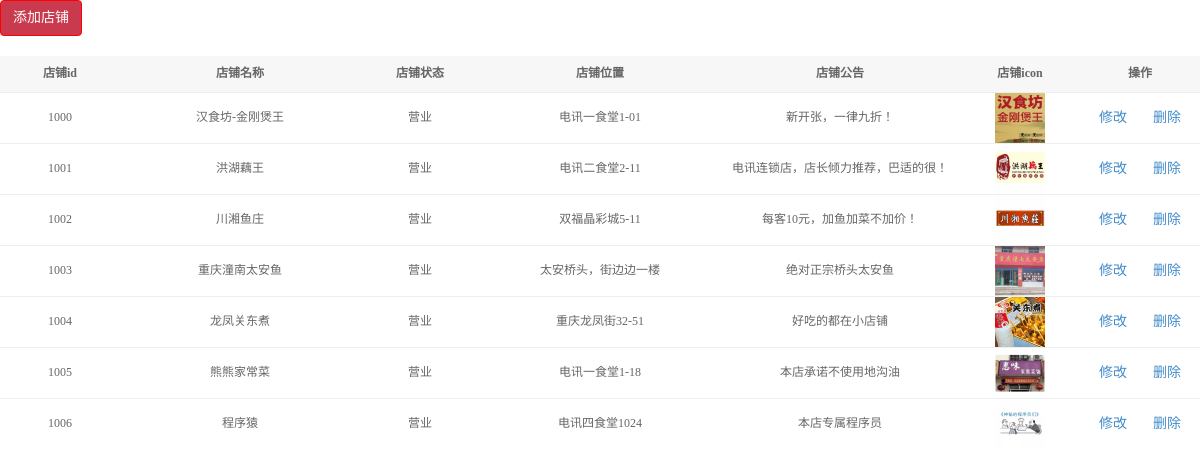
Page /admin/listShop.php (signed in) on the committed database.
### tables this page shows
CREATE TABLE `sbd_shop`  (
  `id` int(11) NOT NULL AUTO_INCREMENT,
  `adminName` varchar(20) NULL DEFAULT NULL,
  `shopId` int(9) NOT NULL,
  `shopName` varchar(20) NULL DEFAULT NULL,
  `shopTip` varchar(100) NULL DEFAULT NULL,
  `shopState` int(1) NULL DEFAULT NULL,
  `shopIcon` varchar(30) NULL DEFAULT NULL,
  `shopBlock` varchar(50) NULL DEFAULT NULL,
  `shopFloor` varchar(200) NULL DEFAULT NULL,
  PRIMARY KEY (`id`) USING BTREE
);

### lib/mysql.func.php (called while the page is built, shortened)
<?php
function connect(){
  $dsn = 'mysql:host='.DB_HOST.';dbname='.DB_DBNAME.';charset='.DB_CHARSET;
  try{
    $pdo = new PDO($dsn, DB_USER, DB_PWD);
    $pdo->query("SET NAMES utf8");
  }catch(PDOException $e){
    exit('PDO连接数据库失败：'.$e->getMessage());
  }
  return $pdo;
}
function fetchAll($sql){
	$pdo = connect();
	$stmt = $pdo->query($sql);
  $data = $stmt->fetchAll(PDO::FETCH_ASSOC);
	return $data;
}
function getResultNum($sql){
	$pdo=connect();
	$num=0;
	$stmt = $pdo->query($sql)->fetchAll(PDO::FETCH_ASSOC);
	if($stmt){
		$num=count($stmt);
	}
	return $num;
}

### admin/listShop.php (the view, shortened to what this page needs)
<?php
$page=$_REQUEST['page']?(int)$_REQUEST['page']:1;
$adminName=$_SESSION['adminName'];
$sql="select * from sbd_shop where adminName='{$adminName}'";
$totalRows=getResultNum($sql);
$pageSize=8;
$totalPage=ceil($totalRows/$pageSize);
if($page>=$totalPage)$page=$totalPage;
$offset=($page-1)*$pageSize;
$sql="select * from sbd_shop where adminName='{$adminName}' order by shopId asc limit {$offset},{$pageSize}";
$rows=fetchAll($sql);
?>
<!DOCTYPE html">
<html>
<head>
<link rel="stylesheet" href="styles/reset.css">
<link rel="stylesheet" href="styles/bootstrap-admin.css">
<link rel="stylesheet" href="styles/backstage.css">
</head>
<body>
<div class="details">
  <div class="details_operation clearfix">
      <div class="bui_select">
          <input type="button" value="添加店铺" class="btn btn-primary"  onclick="addShop()">
      </div>
  </div>
  <table class="table table-hover" cellspacing="0" cellpadding="0">
      <thead>
          <tr>
              <th align="center" width="10%">店铺id</th>
              <th align="center" width="20%">店铺名称</th>
              <th align="center" width="10%">店铺状态</th>
              <th align="center" width="20%">店铺位置</th>
              <th align="center" width="20%">店铺公告</th>
              <th align="center" width="10%">店铺icon</th>
              <th align="center" width="10">操作</th>
          </tr>
      </thead>
      <tbody>
      <?php  foreach($rows as $row):?>
          <tr>
              <td align="center"><?php echo $row['shopId'];?></td>
              <td align="center"><?php echo $row['shopName'];?></td>
              <td align="center"><?php echo $row['shopState']==1?'营业':'休息';?></td>
              <td align="center"><?php echo $row['shopBlock'].$row['shopFloor'];?></td>
              <td align="center"><?php echo $row['shopTip'];?></td>
              <td align="center">
                  <img src="<?php echo IMG_SHOP.$row['shopIcon'].'?v='.time();?>" width=50 height=50/>
              </td>
              <td align="center"><a class="btn btn-link" onclick="editShop(<?php echo $row['shopId'];?>)">修改</a><a class="btn btn-link"  onclick="delShop(<?php echo $row['shopId'];?>)">删除</a></td>
          </tr>
          <?php endforeach;?>
      </tbody>
  </table>
                </div>
</body>
</html>

### admin/styles/backstage.css (style rules this page uses)
* { margin: 0;padding: 0; }
input,select,textarea { outline: none;border: none; background: none; }
input { height:36px;line-height:36px; }
a,a:hover { text-decoration: none; }
.clearfix:after , .clearfix:before { content: ""; display: table; }
.clearfix:after { clear: both; }
.clearfix { zoom:1; }
body { font-family: Microsoft Yahei; font-size: 14px; line-height: 1.5; min-width: 1000px; }
.details_operation { margin-bottom: 20px; }
.details { width:100%; font-family: "微软雅黑"; }
.bui_select { float: left; }
.table { font-size:12px;color:#666; }
.table th { font-weight:700;background-color: #f7f7f7;height:36px; }
.table thead { border:none; }
.table td { vertical-align: middle; }

### rows in the picture
sbd_shop: shopId "1000", shopName "汉食坊-金刚煲王", shopState "营业", shopBlock "电讯一食堂", shopFloor "1-01", shopTip "新开张，一律九折！", shopIcon (picture)
sbd_shop: shopId "1001", shopName "洪湖藕王", shopState "营业", shopBlock "电讯二食堂", shopFloor "2-11", shopTip "电讯连锁店，店长倾力推荐，巴适的很！", shopIcon (picture)
sbd_shop: shopId "1002", shopName "川湘鱼庄", shopState "营业", shopBlock "双福晶彩城", shopFloor "5-11", shopTip "每客10元，加鱼加菜不加价！", shopIcon (picture)
sbd_shop: shopId "1003", shopName "重庆潼南太安鱼", shopState "营业", shopBlock "太安桥头，街边边", shopFloor "一楼", shopTip "绝对正宗桥头太安鱼", shopIcon (picture)
sbd_shop: shopId "1004", shopName "龙凤关东煮", shopState "营业", shopBlock "重庆龙凤街", shopFloor "32-51", shopTip "好吃的都在小店铺", shopIcon (picture)
sbd_shop: shopId "1005", shopName "熊熊家常菜", shopState "营业", shopBlock "电讯一食堂", shopFloor "1-18", shopTip "本店承诺不使用地沟油", shopIcon (picture)
sbd_shop: shopId "1006", shopName "程序猿", shopState "营业", shopBlock "电讯四食堂", shopFloor "1024", shopTip "本店专属程序员", shopIcon (picture)
